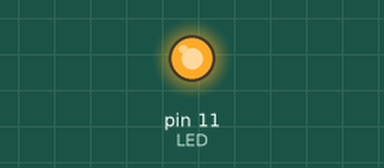
This program was run on a simulated Raspberry Pi (header pin numbers). On the bench: output pins drawn as LEDs (lit = HIGH). At 10.0 s the program stops and its outputs stay as they are.

Above: at 0.1 s.
Timing chart, 0 to 1.6 s (numbered marks = the images above):
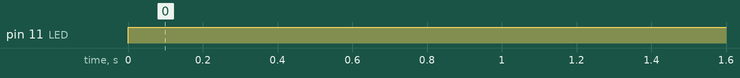

Measured:
- by itself, pin 11 (LED): LOW → HIGH at 0.00 s

The program:

LED1.py
```python
import RPi.GPIO as GPIO

# time 라이브러리 임포트
import time

 # 핀번호 할당법은 커넥터 핀번호로 설정
GPIO.setmode(GPIO.BOARD)

# 사용할 핀번호 대입
LED = 11

# 11번 핀을 출력 핀으로 설정, 초기출력은 로우레벨
GPIO.setup(LED, GPIO.OUT, initial=GPIO.LOW)
GPIO.output(LED, GPIO.HIGH)
time.sleep(10)
```
